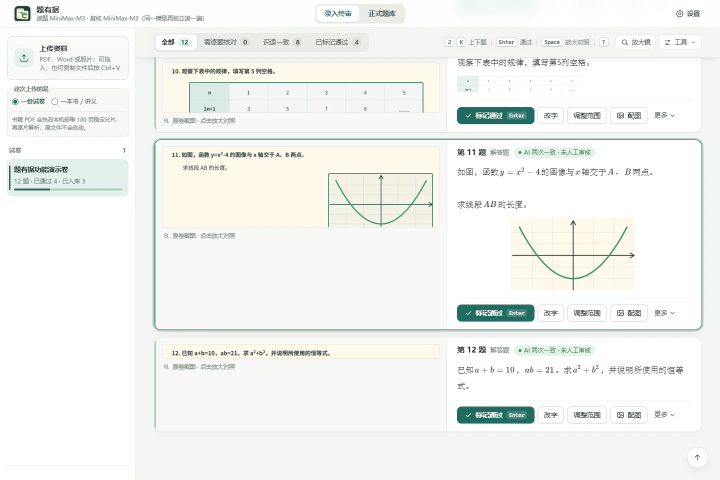
#> input picture docs/assets/screenshots/review-workspace.webp, 1440 x 960 px, found by its file name (shown at 1/2 size)
$ python make_og_cover.py
#> lines starting #> are read from the running program, lines starting #| are printed output that depends on the picture
#> in main, base is the input picture: PIL image 1440x960 RGB; mean R, G, B 242.3, 244.3, 240.9
"""生成 tiyouju.com 的 Open Graph 分享图（1200x630 PNG）。

用法（在仓库根目录执行）：

    python website/tools/make_og_cover.py

产物：website/public/assets/og-cover.png

为什么单独生成一张 PNG，而不是直接拿 assets/review-workspace.webp 当 og:image：
微信、微博、QQ 等分享卡片大多只认 PNG / JPEG，不吃 webp；
而且 og:image 需要固定 1200x630 的比例，截图原图是 1360x737。
所以这里用截图作底图，左侧压一块深绿面板写文案，输出标准分享图。

改完文案或换了主截图后重跑本脚本，再 `wrangler deploy` 即可。
"""

from pathlib import Path

from PIL import Image, ImageDraw, ImageFont

REPO_ROOT = Path(__file__).resolve().parents[2]
ASSETS = REPO_ROOT / "website" / "public" / "assets"
OUT = ASSETS / "og-cover.png"

W, H = 1200, 630

TEAL_DEEP = (20, 58, 54)
TEAL_MID = (30, 84, 76)
GOLD = (214, 166, 93)
SURFACE = (255, 252, 246)
MUTED_LIGHT = (198, 222, 215)
FAINT = (176, 206, 198)

FONT_REG = r"C:\Windows\Fonts\msyh.ttc"
FONT_BOLD = r"C:\Windows\Fonts\msyhbd.ttc"


def font(path: str, size: int) -> ImageFont.FreeTypeFont:
    return ImageFont.truetype(path, size)


def cover_fit(im: Image.Image, w: int, h: int) -> Image.Image:
    """等比缩放铺满画布，超出部分居中裁掉。"""
#> called with w = 1200, h = 630
    scale = max(w / im.width, h / im.height)
    im = im.resize((round(im.width * scale), round(im.height * scale)), Image.LANCZOS)
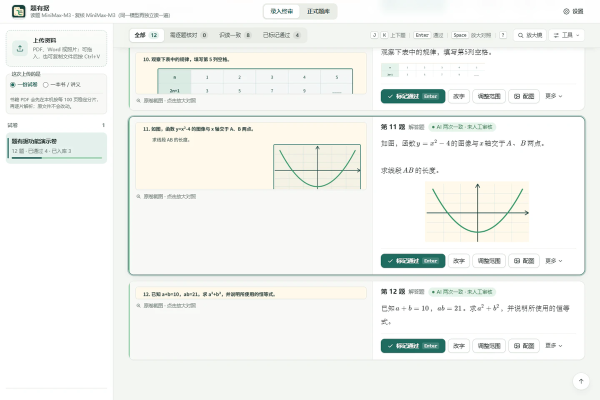
#> im: PIL image 1200x800 RGB (shown at 1/2 size); mean R, G, B 242.2, 244.2, 240.8
    left = (im.width - w) // 2
    top = (im.height - h) // 2
    return im.crop((left, top, left + w, top + h))
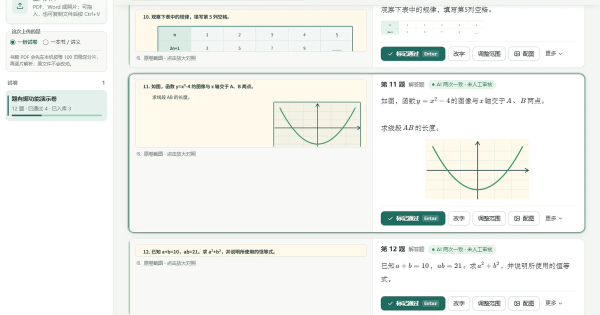
#> returned value: PIL image 1200x630 RGB (shown at 1/2 size); mean R, G, B 241.9, 243.8, 240.2


def main() -> None:
    # 底图：产品实拍截图铺满
    base = Image.open(ASSETS / "review-workspace.webp").convert("RGB")
    base = cover_fit(base, W, H)

    # 左侧实心面板 + 向右柔和过渡，保证文字清晰
    solid_end = 628
    fade_end = 930
    mask = Image.new("L", (W, H))
#> mask: PIL image 1200x630 L; every value is 0
    for x in range(W):
        if x <= solid_end:
            a = 252
        elif x >= fade_end:
            a = 0
        else:
            t = (x - solid_end) / (fade_end - solid_end)
            a = int(252 * (1 - t) ** 1.5)
        for y in range(H):
            mask.putpixel((x, y), a)
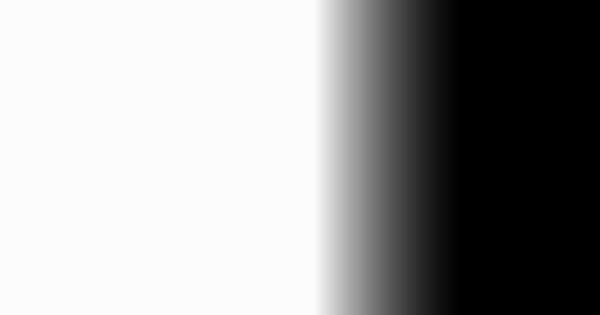
#> mask: PIL image 1200x630 L (shown at 1/2 size); min 0, max 252, mean 157.2

    canvas = Image.composite(Image.new("RGB", (W, H), TEAL_DEEP), base, mask)
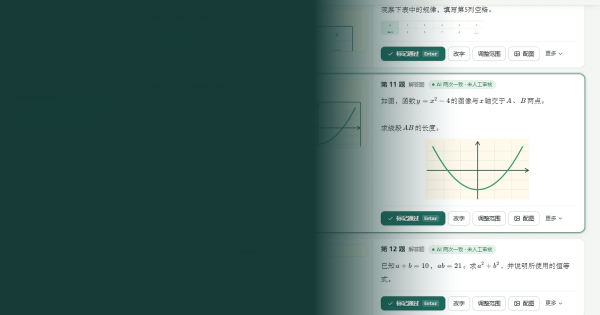
#> canvas: PIL image 1200x630 RGB (shown at 1/2 size); mean R, G, B 104.4, 128.7, 125.2

    # 面板内细微竖向渐变，避免死板
    sheen = Image.new("L", (W, H), 0)
    for y in range(H):
        v = int(16 * (y / (H - 1)))
        for x in range(solid_end):
            sheen.putpixel((x, y), v)
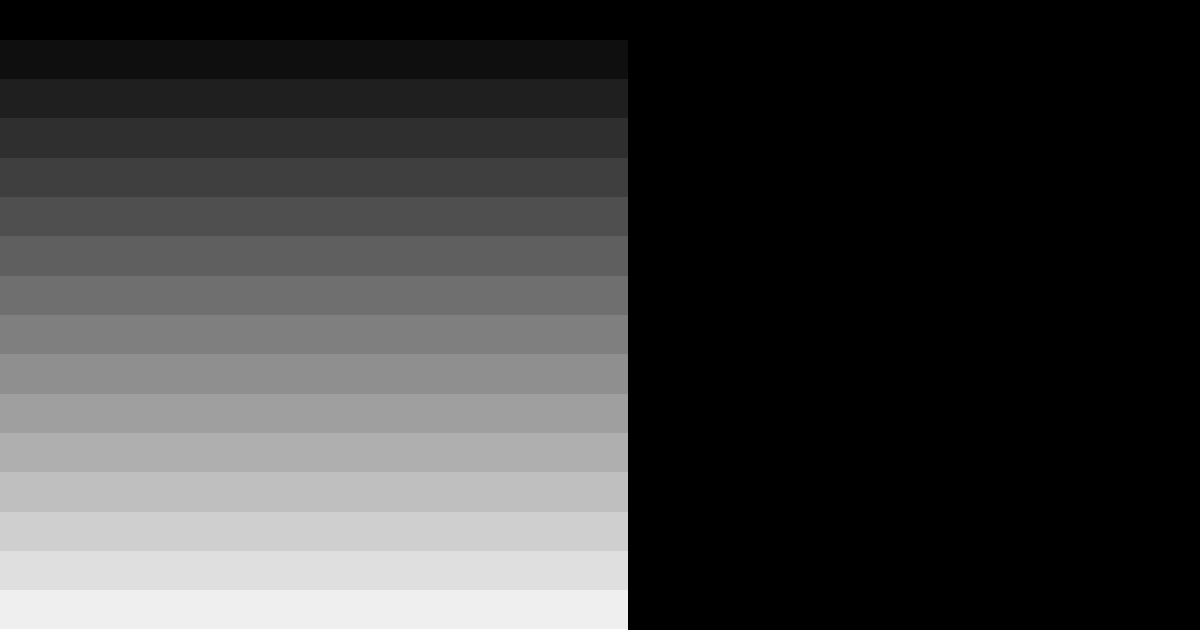
#> sheen: PIL image 1200x630 L; min 0, max 16, mean 3.93; drawn with min black and max white
    canvas = Image.composite(Image.new("RGB", (W, H), TEAL_MID), canvas, sheen)

    d = ImageDraw.Draw(canvas)

    # 顶部细金线
    d.rectangle((0, 0, W, 6), fill=GOLD)

    # 左上：图标 + 站名
#> (the run stopped early here; a loop or call above may not have finished)

$ run again, with docs/assets/screenshots/compare-view.webp copied over docs/assets/screenshots/review-workspace.webp
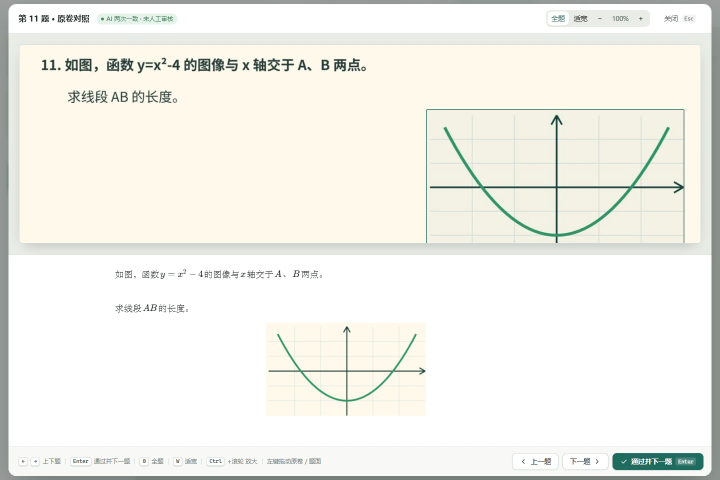
#> input picture docs/assets/screenshots/compare-view.webp, 1440 x 960 px, found by its file name (shown at 1/2 size)
#> in main, base is the input picture: PIL image 1440x960 RGB; mean R, G, B 242.1, 241.7, 235
#> in cover_fit, `return im.crop((left, top, left + w, top + h))`:
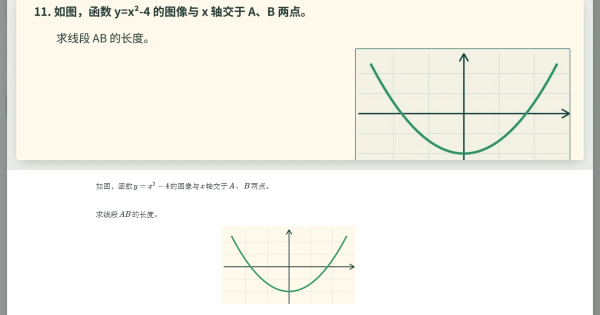
#> returned value: PIL image 1200x630 RGB (shown at 1/2 size); mean R, G, B 245, 243.8, 236
#> in main, `canvas = Image.composite(Image.new("RGB", (W, H), TEAL_DEEP), base, ma..`:
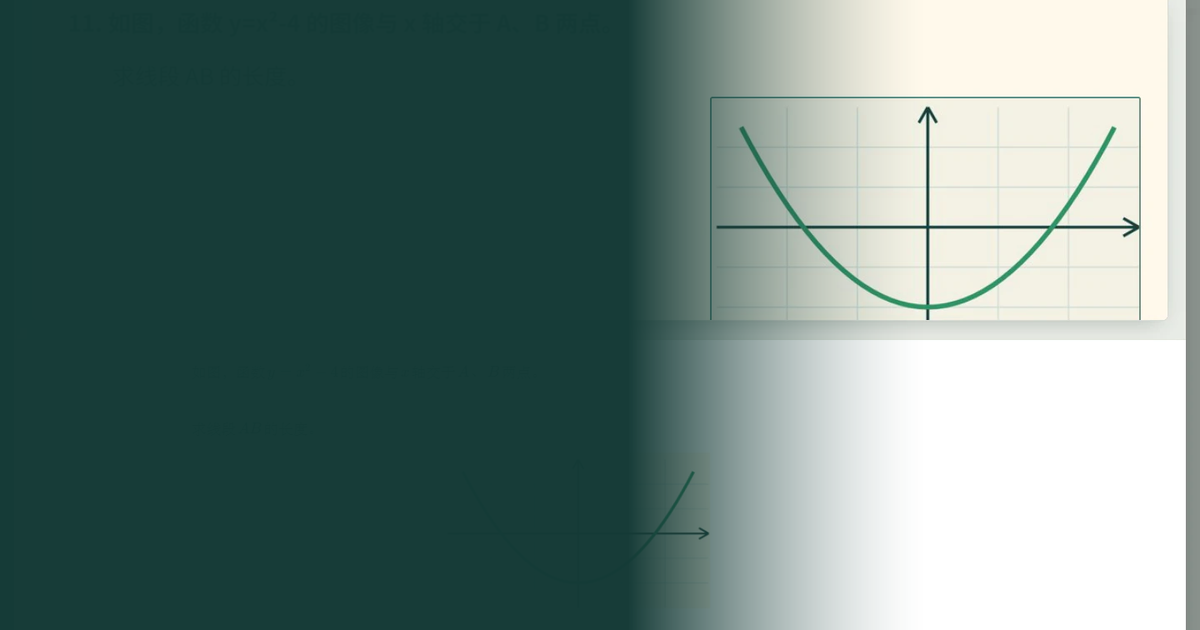
#> canvas: PIL image 1200x630 RGB; mean R, G, B 105.3, 128.6, 123.4

$ run again, with docs/assets/screenshots/library-and-basket.webp copied over docs/assets/screenshots/review-workspace.webp
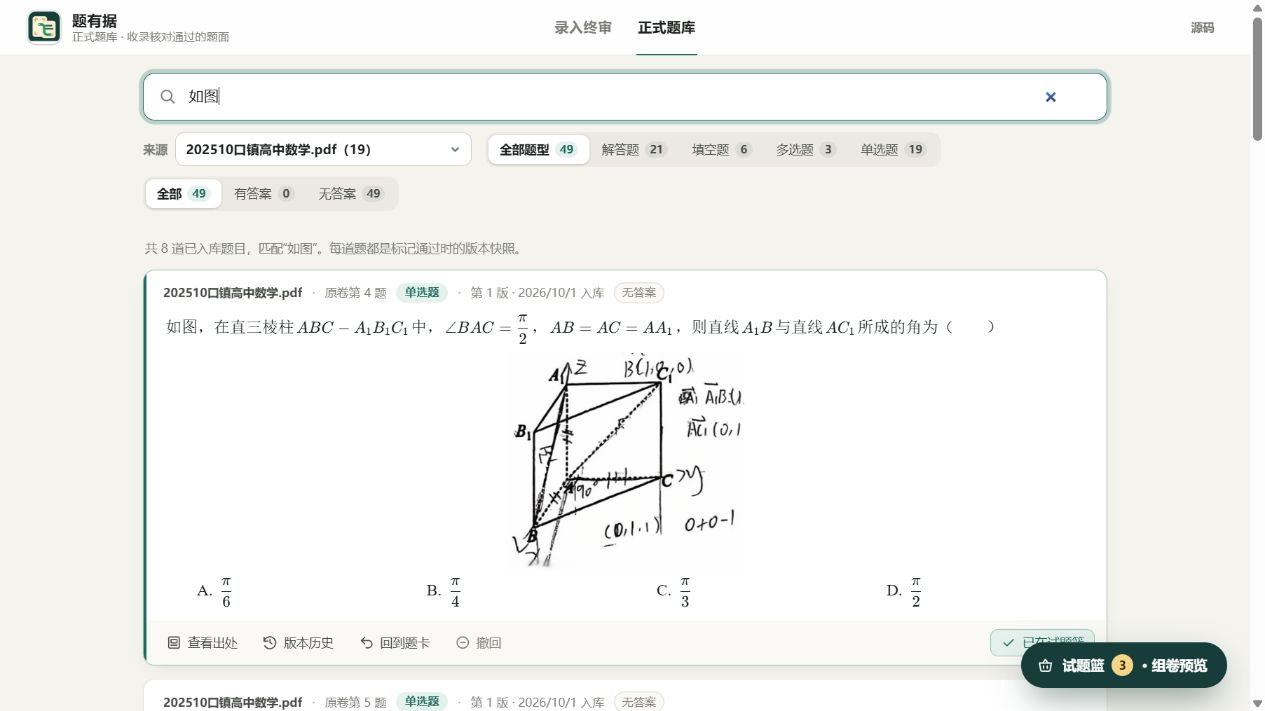
#> input picture docs/assets/screenshots/library-and-basket.webp, 1265 x 711 px, found by its file name
#> in main, base is the input picture: PIL image 1265x711 RGB; mean R, G, B 242.3, 242.8, 240.4
#> in cover_fit, `return im.crop((left, top, left + w, top + h))`:
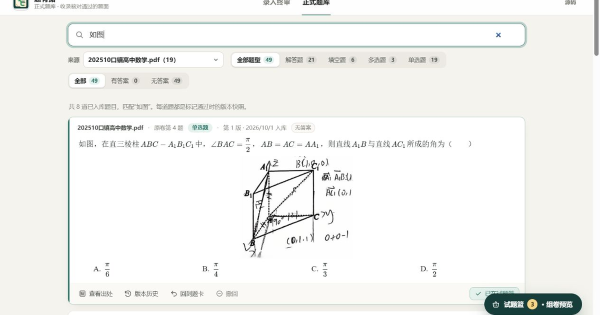
#> returned value: PIL image 1200x630 RGB (shown at 1/2 size); mean R, G, B 242.2, 242.7, 240.2
#> in main, `canvas = Image.composite(Image.new("RGB", (W, H), TEAL_DEEP), base, ma..`:
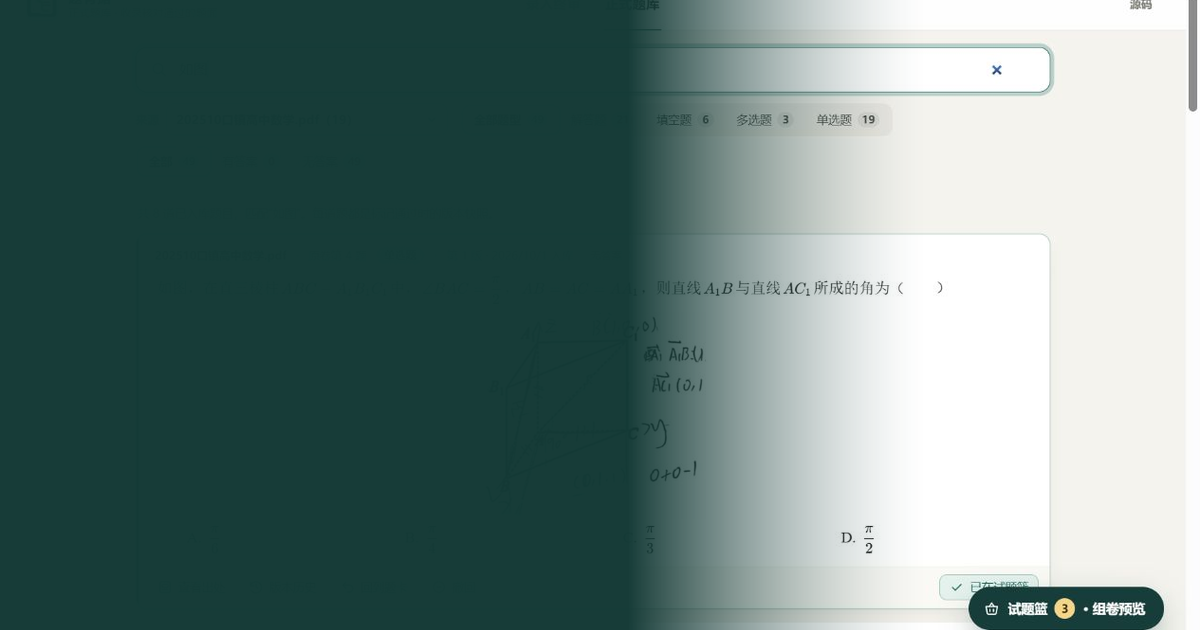
#> canvas: PIL image 1200x630 RGB; mean R, G, B 105, 128.5, 125
